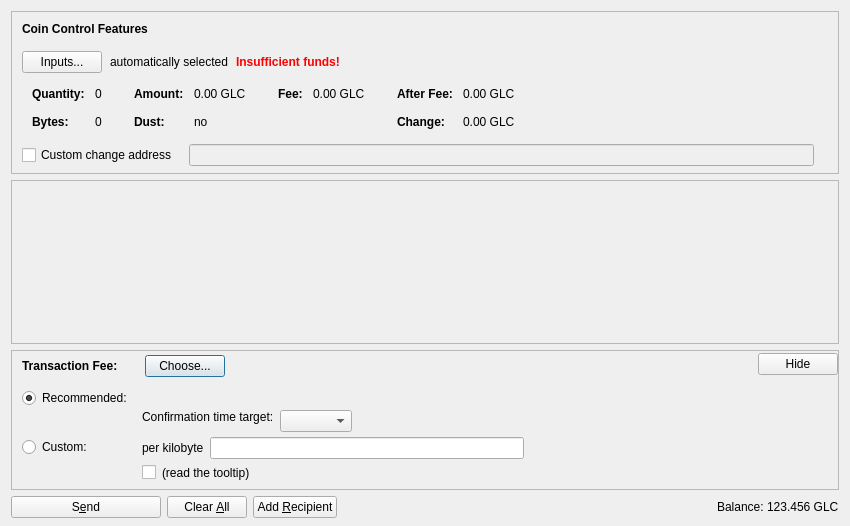
<?xml version="1.0" encoding="UTF-8"?>
<ui version="4.0">
 <class>SendCoinsDialog</class>
 <widget class="QDialog" name="SendCoinsDialog">
  <property name="geometry">
   <rect>
    <x>0</x>
    <y>0</y>
    <width>850</width>
    <height>526</height>
   </rect>
  </property>
  <property name="windowTitle">
   <string>Send Coins</string>
  </property>
  <layout class="QVBoxLayout" name="verticalLayout" stretch="0,1,0,0">
   <property name="bottomMargin">
    <number>8</number>
   </property>
   <item>
    <widget class="QFrame" name="frameCoinControl">
     <property name="sizePolicy">
      <sizepolicy hsizetype="Expanding" vsizetype="Expanding">
       <horstretch>0</horstretch>
       <verstretch>0</verstretch>
      </sizepolicy>
     </property>
     <property name="maximumSize">
      <size>
       <width>16777215</width>
       <height>16777215</height>
      </size>
     </property>
     <property name="frameShape">
      <enum>QFrame::StyledPanel</enum>
     </property>
     <property name="frameShadow">
      <enum>QFrame::Sunken</enum>
     </property>
     <layout class="QVBoxLayout" name="verticalLayoutCoinControl2">
      <property name="spacing">
       <number>0</number>
      </property>
      <property name="leftMargin">
       <number>0</number>
      </property>
      <property name="topMargin">
       <number>0</number>
      </property>
      <property name="rightMargin">
       <number>0</number>
      </property>
      <property name="bottomMargin">
       <number>6</number>
      </property>
      <item>
       <layout class="QVBoxLayout" name="verticalLayoutCoinControl" stretch="0,0,0,0,1">
        <property name="spacing">
         <number>0</number>
        </property>
        <property name="leftMargin">
         <number>10</number>
        </property>
        <property name="topMargin">
         <number>10</number>
        </property>
        <item>
         <layout class="QHBoxLayout" name="horizontalLayoutCoinControl1">
          <property name="bottomMargin">
           <number>15</number>
          </property>
          <item>
           <widget class="QLabel" name="labelCoinControlFeatures">
            <property name="sizePolicy">
             <sizepolicy hsizetype="Preferred" vsizetype="Maximum">
              <horstretch>0</horstretch>
              <verstretch>0</verstretch>
             </sizepolicy>
            </property>
            <property name="font">
             <font>
              <weight>75</weight>
              <bold>true</bold>
             </font>
            </property>
            <property name="styleSheet">
             <string notr="true">font-weight:bold;</string>
            </property>
            <property name="text">
             <string>Coin Control Features</string>
            </property>
           </widget>
          </item>
         </layout>
        </item>
        <item>
         <layout class="QHBoxLayout" name="horizontalLayoutCoinControl2" stretch="0,0,0,0">
          <property name="spacing">
           <number>8</number>
          </property>
          <property name="bottomMargin">
           <number>10</number>
          </property>
          <item>
           <widget class="QPushButton" name="pushButtonCoinControl">
            <property name="styleSheet">
             <string notr="true"/>
            </property>
            <property name="text">
             <string>Inputs...</string>
            </property>
            <property name="autoDefault">
             <bool>false</bool>
            </property>
           </widget>
          </item>
          <item>
           <widget class="QLabel" name="labelCoinControlAutomaticallySelected">
            <property name="text">
             <string>automatically selected</string>
            </property>
            <property name="margin">
             <number>5</number>
            </property>
           </widget>
          </item>
          <item>
           <widget class="QLabel" name="labelCoinControlInsuffFunds">
            <property name="font">
             <font>
              <weight>75</weight>
              <bold>true</bold>
             </font>
            </property>
            <property name="styleSheet">
             <string notr="true">color:red;font-weight:bold;</string>
            </property>
            <property name="text">
             <string>Insufficient funds!</string>
            </property>
            <property name="margin">
             <number>5</number>
            </property>
           </widget>
          </item>
          <item>
           <spacer name="horizontalSpacerCoinControl">
            <property name="orientation">
             <enum>Qt::Horizontal</enum>
            </property>
            <property name="sizeHint" stdset="0">
             <size>
              <width>40</width>
              <height>1</height>
             </size>
            </property>
           </spacer>
          </item>
         </layout>
        </item>
        <item>
         <widget class="QWidget" name="widgetCoinControl" native="true">
          <property name="sizePolicy">
           <sizepolicy hsizetype="Preferred" vsizetype="Preferred">
            <horstretch>0</horstretch>
            <verstretch>0</verstretch>
           </sizepolicy>
          </property>
          <property name="minimumSize">
           <size>
            <width>0</width>
            <height>0</height>
           </size>
          </property>
          <property name="styleSheet">
           <string notr="true"/>
          </property>
          <layout class="QHBoxLayout" name="horizontalLayoutCoinControl5">
           <property name="leftMargin">
            <number>0</number>
           </property>
           <property name="topMargin">
            <number>0</number>
           </property>
           <property name="rightMargin">
            <number>0</number>
           </property>
           <property name="bottomMargin">
            <number>0</number>
           </property>
           <item>
            <layout class="QHBoxLayout" name="horizontalLayoutCoinControl3" stretch="0,0,0,1">
             <property name="spacing">
              <number>20</number>
             </property>
             <property name="topMargin">
              <number>0</number>
             </property>
             <property name="bottomMargin">
              <number>10</number>
             </property>
             <item>
              <layout class="QFormLayout" name="formLayoutCoinControl1">
               <property name="horizontalSpacing">
                <number>10</number>
               </property>
               <property name="verticalSpacing">
                <number>14</number>
               </property>
               <property name="leftMargin">
                <number>10</number>
               </property>
               <property name="topMargin">
                <number>4</number>
               </property>
               <property name="rightMargin">
                <number>6</number>
               </property>
               <item row="0" column="0">
                <widget class="QLabel" name="labelCoinControlQuantityText">
                 <property name="font">
                  <font>
                   <weight>75</weight>
                   <bold>true</bold>
                  </font>
                 </property>
                 <property name="text">
                  <string>Quantity:</string>
                 </property>
                 <property name="margin">
                  <number>0</number>
                 </property>
                </widget>
               </item>
               <item row="0" column="1">
                <widget class="QLabel" name="labelCoinControlQuantity">
                 <property name="cursor">
                  <cursorShape>IBeamCursor</cursorShape>
                 </property>
                 <property name="contextMenuPolicy">
                  <enum>Qt::ActionsContextMenu</enum>
                 </property>
                 <property name="text">
                  <string notr="true">0</string>
                 </property>
                 <property name="margin">
                  <number>0</number>
                 </property>
                 <property name="textInteractionFlags">
                  <set>Qt::LinksAccessibleByMouse|Qt::TextSelectableByKeyboard|Qt::TextSelectableByMouse</set>
                 </property>
                </widget>
               </item>
               <item row="1" column="0">
                <widget class="QLabel" name="labelCoinControlBytesText">
                 <property name="font">
                  <font>
                   <weight>75</weight>
                   <bold>true</bold>
                  </font>
                 </property>
                 <property name="text">
                  <string>Bytes:</string>
                 </property>
                </widget>
               </item>
               <item row="1" column="1">
                <widget class="QLabel" name="labelCoinControlBytes">
                 <property name="cursor">
                  <cursorShape>IBeamCursor</cursorShape>
                 </property>
                 <property name="contextMenuPolicy">
                  <enum>Qt::ActionsContextMenu</enum>
                 </property>
                 <property name="text">
                  <string notr="true">0</string>
                 </property>
                 <property name="textInteractionFlags">
                  <set>Qt::LinksAccessibleByMouse|Qt::TextSelectableByKeyboard|Qt::TextSelectableByMouse</set>
                 </property>
                </widget>
               </item>
              </layout>
             </item>
             <item>
              <layout class="QFormLayout" name="formLayoutCoinControl2">
               <property name="horizontalSpacing">
                <number>10</number>
               </property>
               <property name="verticalSpacing">
                <number>14</number>
               </property>
               <property name="leftMargin">
                <number>6</number>
               </property>
               <property name="topMargin">
                <number>4</number>
               </property>
               <property name="rightMargin">
                <number>6</number>
               </property>
               <item row="0" column="0">
                <widget class="QLabel" name="labelCoinControlAmountText">
                 <property name="font">
                  <font>
                   <weight>75</weight>
                   <bold>true</bold>
                  </font>
                 </property>
                 <property name="text">
                  <string>Amount:</string>
                 </property>
                 <property name="margin">
                  <number>0</number>
                 </property>
                </widget>
               </item>
               <item row="0" column="1">
                <widget class="QLabel" name="labelCoinControlAmount">
                 <property name="cursor">
                  <cursorShape>IBeamCursor</cursorShape>
                 </property>
                 <property name="contextMenuPolicy">
                  <enum>Qt::ActionsContextMenu</enum>
                 </property>
                 <property name="text">
                  <string notr="true">0.00 GLC</string>
                 </property>
                 <property name="textInteractionFlags">
                  <set>Qt::LinksAccessibleByMouse|Qt::TextSelectableByKeyboard|Qt::TextSelectableByMouse</set>
                 </property>
                </widget>
               </item>
               <item row="1" column="0">
                <widget class="QLabel" name="labelCoinControlLowOutputText">
                 <property name="font">
                  <font>
                   <weight>75</weight>
                   <bold>true</bold>
                  </font>
                 </property>
                 <property name="text">
                  <string>Dust:</string>
                 </property>
                </widget>
               </item>
               <item row="1" column="1">
                <widget class="QLabel" name="labelCoinControlLowOutput">
                 <property name="cursor">
                  <cursorShape>IBeamCursor</cursorShape>
                 </property>
                 <property name="contextMenuPolicy">
                  <enum>Qt::ActionsContextMenu</enum>
                 </property>
                 <property name="text">
                  <string notr="true">no</string>
                 </property>
                 <property name="textInteractionFlags">
                  <set>Qt::LinksAccessibleByMouse|Qt::TextSelectableByKeyboard|Qt::TextSelectableByMouse</set>
                 </property>
                </widget>
               </item>
              </layout>
             </item>
             <item>
              <layout class="QFormLayout" name="formLayoutCoinControl3">
               <property name="horizontalSpacing">
                <number>10</number>
               </property>
               <property name="verticalSpacing">
                <number>14</number>
               </property>
               <property name="leftMargin">
                <number>6</number>
               </property>
               <property name="topMargin">
                <number>4</number>
               </property>
               <property name="rightMargin">
                <number>6</number>
               </property>
               <item row="0" column="0">
                <widget class="QLabel" name="labelCoinControlFeeText">
                 <property name="font">
                  <font>
                   <weight>75</weight>
                   <bold>true</bold>
                  </font>
                 </property>
                 <property name="text">
                  <string>Fee:</string>
                 </property>
                 <property name="margin">
                  <number>0</number>
                 </property>
                </widget>
               </item>
               <item row="0" column="1">
                <widget class="QLabel" name="labelCoinControlFee">
                 <property name="cursor">
                  <cursorShape>IBeamCursor</cursorShape>
                 </property>
                 <property name="contextMenuPolicy">
                  <enum>Qt::ActionsContextMenu</enum>
                 </property>
                 <property name="text">
                  <string notr="true">0.00 GLC</string>
                 </property>
                 <property name="textInteractionFlags">
                  <set>Qt::LinksAccessibleByMouse|Qt::TextSelectableByKeyboard|Qt::TextSelectableByMouse</set>
                 </property>
                </widget>
               </item>
              </layout>
             </item>
             <item>
              <layout class="QFormLayout" name="formLayoutCoinControl4">
               <property name="horizontalSpacing">
                <number>10</number>
               </property>
               <property name="verticalSpacing">
                <number>14</number>
               </property>
               <property name="leftMargin">
                <number>6</number>
               </property>
               <property name="topMargin">
                <number>4</number>
               </property>
               <property name="rightMargin">
                <number>6</number>
               </property>
               <item row="0" column="0">
                <widget class="QLabel" name="labelCoinControlAfterFeeText">
                 <property name="font">
                  <font>
                   <weight>75</weight>
                   <bold>true</bold>
                  </font>
                 </property>
                 <property name="text">
                  <string>After Fee:</string>
                 </property>
                 <property name="margin">
                  <number>0</number>
                 </property>
                </widget>
               </item>
               <item row="0" column="1">
                <widget class="QLabel" name="labelCoinControlAfterFee">
                 <property name="cursor">
                  <cursorShape>IBeamCursor</cursorShape>
                 </property>
                 <property name="contextMenuPolicy">
                  <enum>Qt::ActionsContextMenu</enum>
                 </property>
                 <property name="text">
                  <string notr="true">0.00 GLC</string>
                 </property>
                 <property name="textInteractionFlags">
                  <set>Qt::LinksAccessibleByMouse|Qt::TextSelectableByKeyboard|Qt::TextSelectableByMouse</set>
                 </property>
                </widget>
               </item>
               <item row="1" column="0">
                <widget class="QLabel" name="labelCoinControlChangeText">
                 <property name="font">
                  <font>
                   <weight>75</weight>
                   <bold>true</bold>
                  </font>
                 </property>
                 <property name="text">
                  <string>Change:</string>
                 </property>
                </widget>
               </item>
               <item row="1" column="1">
                <widget class="QLabel" name="labelCoinControlChange">
                 <property name="cursor">
                  <cursorShape>IBeamCursor</cursorShape>
                 </property>
                 <property name="contextMenuPolicy">
                  <enum>Qt::ActionsContextMenu</enum>
                 </property>
                 <property name="text">
                  <string notr="true">0.00 GLC</string>
                 </property>
                 <property name="textInteractionFlags">
                  <set>Qt::LinksAccessibleByMouse|Qt::TextSelectableByKeyboard|Qt::TextSelectableByMouse</set>
                 </property>
                </widget>
               </item>
              </layout>
             </item>
            </layout>
           </item>
          </layout>
         </widget>
        </item>
        <item>
         <layout class="QHBoxLayout" name="horizontalLayoutCoinControl4" stretch="0,0,0">
          <property name="spacing">
           <number>12</number>
          </property>
          <property name="sizeConstraint">
           <enum>QLayout::SetDefaultConstraint</enum>
          </property>
          <property name="topMargin">
           <number>5</number>
          </property>
          <property name="rightMargin">
           <number>5</number>
          </property>
          <item>
           <widget class="QCheckBox" name="checkBoxCoinControlChange">
            <property name="toolTip">
             <string>If this is activated, but the change address is empty or invalid, change will be sent to a newly generated address.</string>
            </property>
            <property name="text">
             <string>Custom change address</string>
            </property>
           </widget>
          </item>
          <item>
           <widget class="QValidatedLineEdit" name="lineEditCoinControlChange">
            <property name="enabled">
             <bool>false</bool>
            </property>
            <property name="sizePolicy">
             <sizepolicy hsizetype="Expanding" vsizetype="Fixed">
              <horstretch>0</horstretch>
              <verstretch>0</verstretch>
             </sizepolicy>
            </property>
           </widget>
          </item>
          <item>
           <widget class="QLabel" name="labelCoinControlChangeLabel">
            <property name="sizePolicy">
             <sizepolicy hsizetype="Preferred" vsizetype="Expanding">
              <horstretch>0</horstretch>
              <verstretch>0</verstretch>
             </sizepolicy>
            </property>
            <property name="minimumSize">
             <size>
              <width>0</width>
              <height>0</height>
             </size>
            </property>
            <property name="text">
             <string/>
            </property>
            <property name="margin">
             <number>3</number>
            </property>
           </widget>
          </item>
         </layout>
        </item>
        <item>
         <spacer name="verticalSpacerCoinControl">
          <property name="orientation">
           <enum>Qt::Vertical</enum>
          </property>
          <property name="sizeHint" stdset="0">
           <size>
            <width>800</width>
            <height>1</height>
           </size>
          </property>
         </spacer>
        </item>
       </layout>
      </item>
     </layout>
    </widget>
   </item>
   <item>
    <widget class="QScrollArea" name="scrollArea">
     <property name="widgetResizable">
      <bool>true</bool>
     </property>
     <widget class="QWidget" name="scrollAreaWidgetContents">
      <property name="geometry">
       <rect>
        <x>0</x>
        <y>0</y>
        <width>830</width>
        <height>104</height>
       </rect>
      </property>
      <layout class="QVBoxLayout" name="verticalLayout_2" stretch="0,1">
       <property name="leftMargin">
        <number>0</number>
       </property>
       <property name="topMargin">
        <number>0</number>
       </property>
       <property name="rightMargin">
        <number>0</number>
       </property>
       <property name="bottomMargin">
        <number>0</number>
       </property>
       <item>
        <layout class="QVBoxLayout" name="entries">
         <property name="spacing">
          <number>6</number>
         </property>
        </layout>
       </item>
       <item>
        <spacer name="verticalSpacer">
         <property name="orientation">
          <enum>Qt::Vertical</enum>
         </property>
         <property name="sizeHint" stdset="0">
          <size>
           <width>20</width>
           <height>40</height>
          </size>
         </property>
        </spacer>
       </item>
      </layout>
     </widget>
    </widget>
   </item>
   <item>
    <widget class="QFrame" name="frameFee">
     <property name="sizePolicy">
      <sizepolicy hsizetype="Expanding" vsizetype="Expanding">
       <horstretch>0</horstretch>
       <verstretch>0</verstretch>
      </sizepolicy>
     </property>
     <property name="maximumSize">
      <size>
       <width>16777215</width>
       <height>16777215</height>
      </size>
     </property>
     <property name="frameShape">
      <enum>QFrame::StyledPanel</enum>
     </property>
     <property name="frameShadow">
      <enum>QFrame::Sunken</enum>
     </property>
     <layout class="QVBoxLayout" name="verticalLayoutFee1">
      <property name="spacing">
       <number>0</number>
      </property>
      <property name="leftMargin">
       <number>0</number>
      </property>
      <property name="topMargin">
       <number>0</number>
      </property>
      <property name="rightMargin">
       <number>0</number>
      </property>
      <property name="bottomMargin">
       <number>0</number>
      </property>
      <item>
       <layout class="QVBoxLayout" name="verticalLayoutFee2" stretch="0,0,0">
        <property name="spacing">
         <number>0</number>
        </property>
        <property name="leftMargin">
         <number>10</number>
        </property>
        <property name="topMargin">
         <number>0</number>
        </property>
        <item>
         <layout class="QHBoxLayout" name="horizontalLayoutFee1">
          <property name="bottomMargin">
           <number>0</number>
          </property>
          <item>
           <layout class="QVBoxLayout" name="verticalLayoutFee7">
            <property name="spacing">
             <number>0</number>
            </property>
            <item>
             <spacer name="verticalSpacerSmartFee">
              <property name="orientation">
               <enum>Qt::Vertical</enum>
              </property>
              <property name="sizeType">
               <enum>QSizePolicy::Fixed</enum>
              </property>
              <property name="sizeHint" stdset="0">
               <size>
                <width>1</width>
                <height>4</height>
               </size>
              </property>
             </spacer>
            </item>
            <item>
             <layout class="QHBoxLayout" name="horizontalLayoutSmartFee">
              <property name="spacing">
               <number>10</number>
              </property>
              <item>
               <widget class="QLabel" name="labelFeeHeadline">
                <property name="sizePolicy">
                 <sizepolicy hsizetype="Preferred" vsizetype="Maximum">
                  <horstretch>0</horstretch>
                  <verstretch>0</verstretch>
                 </sizepolicy>
                </property>
                <property name="font">
                 <font>
                  <weight>75</weight>
                  <bold>true</bold>
                 </font>
                </property>
                <property name="styleSheet">
                 <string notr="true">font-weight:bold;</string>
                </property>
                <property name="text">
                 <string>Transaction Fee:</string>
                </property>
               </widget>
              </item>
              <item>
               <widget class="QLabel" name="labelFeeMinimized">
                <property name="text">
                 <string/>
                </property>
               </widget>
              </item>
              <item>
               <widget class="QPushButton" name="buttonChooseFee">
                <property name="text">
                 <string>Choose...</string>
                </property>
               </widget>
              </item>
             </layout>
            </item>
            <item>
             <spacer name="verticalSpacer_5">
              <property name="orientation">
               <enum>Qt::Vertical</enum>
              </property>
              <property name="sizeHint" stdset="0">
               <size>
                <width>1</width>
                <height>1</height>
               </size>
              </property>
             </spacer>
            </item>
           </layout>
          </item>
          <item>
           <widget class="QLabel" name="fallbackFeeWarningLabel">
            <property name="toolTip">
             <string>Using the fallbackfee can result in sending a transaction that will take several hours or days (or never) to confirm. Consider choosing your fee manually or wait until you have validated the complete chain.</string>
            </property>
            <property name="font">
            <font>
                <weight>75</weight>
                <bold>true</bold>
            </font>
            </property>
            <property name="text">
             <string></string>
            </property>
            <property name="wordWrap">
             <bool>false</bool>
            </property>
           </widget>
          </item>
          <item>
           <spacer name="horizontalSpacer_4">
            <property name="orientation">
             <enum>Qt::Horizontal</enum>
            </property>
            <property name="sizeType">
             <enum>QSizePolicy::MinimumExpanding</enum>
            </property>
            <property name="sizeHint" stdset="0">
             <size>
              <width>40</width>
              <height>20</height>
             </size>
            </property>
           </spacer>
          </item>
          <item>
           <widget class="QPushButton" name="buttonMinimizeFee">
            <property name="toolTip">
             <string>collapse fee-settings</string>
            </property>
            <property name="text">
             <string>Hide</string>
            </property>
           </widget>
          </item>
         </layout>
        </item>
        <item>
         <widget class="QFrame" name="frameFeeSelection">
          <layout class="QVBoxLayout" name="verticalLayoutFee12">
           <property name="spacing">
            <number>0</number>
           </property>
           <property name="leftMargin">
            <number>0</number>
           </property>
           <property name="topMargin">
            <number>0</number>
           </property>
           <property name="rightMargin">
            <number>0</number>
           </property>
           <property name="bottomMargin">
            <number>0</number>
           </property>
           <item>
            <layout class="QGridLayout" name="gridLayoutFee">
             <property name="topMargin">
              <number>10</number>
             </property>
             <property name="bottomMargin">
              <number>4</number>
             </property>
             <property name="horizontalSpacing">
              <number>10</number>
             </property>
             <property name="verticalSpacing">
              <number>4</number>
             </property>
             <item row="1" column="1">
              <layout class="QVBoxLayout" name="verticalLayoutFee8">
               <property name="spacing">
                <number>6</number>
               </property>
               <item>
                <layout class="QHBoxLayout" name="horizontalLayoutFee13">
                 <item>
                  <widget class="QLabel" name="labelCustomPerKilobyte">
                   <property name="toolTip">
                    <string>Specify a custom fee per kB (1,000 bytes) of the transaction's virtual size.

Note:  Since the fee is calculated on a per-byte basis, a fee of "100 satoshis per kB" for a transaction size of 500 bytes (half of 1 kB) would ultimately yield a fee of only 50 satoshis.</string>
                   </property>
                   <property name="text">
                    <string>per kilobyte</string>
                   </property>
                  </widget>
                 </item>
                 <item>
                  <widget class="BitcoinAmountField" name="customFee"/>
                 </item>
                 <item>
                  <spacer name="horizontalSpacer_6">
                   <property name="orientation">
                    <enum>Qt::Horizontal</enum>
                   </property>
                   <property name="sizeHint" stdset="0">
                    <size>
                     <width>1</width>
                     <height>1</height>
                    </size>
                   </property>
                  </spacer>
                 </item>
                </layout>
               </item>
               <item>
                <layout class="QHBoxLayout" name="horizontalLayoutFee8">
                 <item>
                  <widget class="QCheckBox" name="checkBoxMinimumFee">
                   <property name="toolTip">
                    <string>Paying only the minimum fee is just fine as long as there is less transaction volume than space in the blocks. But be aware that this can end up in a never confirming transaction once there is more demand for goldcoin transactions than the network can process.</string>
                   </property>
                   <property name="text">
                    <string/>
                   </property>
                  </widget>
                 </item>
                 <item>
                  <widget class="QLabel" name="labelMinFeeWarning">
                   <property name="enabled">
                    <bool>true</bool>
                   </property>
                   <property name="toolTip">
                    <string>Paying only the minimum fee is just fine as long as there is less transaction volume than space in the blocks. But be aware that this can end up in a never confirming transaction once there is more demand for goldcoin transactions than the network can process.</string>
                   </property>
                   <property name="text">
                    <string>(read the tooltip)</string>
                   </property>
                   <property name="margin">
                    <number>5</number>
                   </property>
                  </widget>
                 </item>
                 <item>
                  <spacer name="horizontalSpacer_2">
                   <property name="orientation">
                    <enum>Qt::Horizontal</enum>
                   </property>
                   <property name="sizeHint" stdset="0">
                    <size>
                     <width>1</width>
                     <height>1</height>
                    </size>
                   </property>
                  </spacer>
                 </item>
                </layout>
               </item>
              </layout>
             </item>
             <item row="0" column="0">
              <layout class="QVBoxLayout" name="verticalLayoutFee4" stretch="0,1">
               <item>
                <widget class="QRadioButton" name="radioSmartFee">
                 <property name="text">
                  <string>Recommended:</string>
                 </property>
                 <property name="checked">
                  <bool>true</bool>
                 </property>
                 <attribute name="buttonGroup">
                  <string notr="true">groupFee</string>
                 </attribute>
                </widget>
               </item>
               <item>
                <spacer name="verticalSpacer_2">
                 <property name="orientation">
                  <enum>Qt::Vertical</enum>
                 </property>
                 <property name="sizeHint" stdset="0">
                  <size>
                   <width>1</width>
                   <height>1</height>
                  </size>
                 </property>
                </spacer>
               </item>
              </layout>
             </item>
             <item row="1" column="0">
              <layout class="QVBoxLayout" name="verticalLayoutFee9" stretch="0,1">
               <item>
                <widget class="QRadioButton" name="radioCustomFee">
                 <property name="text">
                  <string>Custom:</string>
                 </property>
                 <attribute name="buttonGroup">
                  <string notr="true">groupFee</string>
                 </attribute>
                </widget>
               </item>
               <item>
                <spacer name="verticalSpacer_6">
                 <property name="orientation">
                  <enum>Qt::Vertical</enum>
                 </property>
                 <property name="sizeHint" stdset="0">
                  <size>
                   <width>1</width>
                   <height>1</height>
                  </size>
                 </property>
                </spacer>
               </item>
              </layout>
             </item>
             <item row="0" column="1">
              <layout class="QVBoxLayout" name="verticalLayoutFee3" stretch="0,0,1">
               <property name="spacing">
                <number>6</number>
               </property>
               <property name="topMargin">
                <number>2</number>
               </property>
               <item>
                <layout class="QHBoxLayout" name="horizontalLayoutFee12">
                 <item>
                  <widget class="QLabel" name="labelSmartFee">
                   <property name="text">
                    <string/>
                   </property>
                   <property name="margin">
                    <number>2</number>
                   </property>
                  </widget>
                 </item>
                 <item>
                  <widget class="QLabel" name="labelFeeEstimation">
                   <property name="text">
                    <string/>
                   </property>
                  </widget>
                 </item>
                 <item>
                  <widget class="QLabel" name="labelSmartFee2">
                   <property name="text">
                    <string></string>
                   </property>
                   <property name="margin">
                    <number>2</number>
                   </property>
                  </widget>
                 </item>
                 <item>
                  <spacer name="horizontalSpacer_5">
                   <property name="orientation">
                    <enum>Qt::Horizontal</enum>
                   </property>
                   <property name="sizeHint" stdset="0">
                    <size>
                     <width>1</width>
                     <height>1</height>
                    </size>
                   </property>
                  </spacer>
                 </item>
                </layout>
               </item>
               <item>
                <layout class="QHBoxLayout" name="horizontalLayoutFee9">
                 <item>
                  <layout class="QVBoxLayout" name="verticalLayoutFee6">
                   <item>
                    <widget class="QLabel" name="labelSmartFee3">
                     <property name="text">
                      <string>Confirmation time target:</string>
                     </property>
                     <property name="margin">
                      <number>2</number>
                     </property>
                    </widget>
                   </item>
                   <item>
                    <spacer name="verticalSpacer_3">
                     <property name="orientation">
                      <enum>Qt::Vertical</enum>
                     </property>
                     <property name="sizeHint" stdset="0">
                      <size>
                       <width>1</width>
                       <height>1</height>
                      </size>
                     </property>
                    </spacer>
                   </item>
                  </layout>
                 </item>
                 <item>
                  <layout class="QVBoxLayout" name="verticalLayoutFee5">
                   <property name="rightMargin">
                    <number>30</number>
                   </property>
                   <item>
                    <layout class="QHBoxLayout" name="horizontalLayoutConfTarget">
                     <property name="bottomMargin">
                      <number>0</number>
                     </property>
                     <item>
                      <widget class="QComboBox" name="confTargetSelector"/>
                     </item>
                     <item>
                      <spacer name="horizontalSpacerConfTarget">
                       <property name="orientation">
                        <enum>Qt::Horizontal</enum>
                       </property>
                       <property name="sizeHint" stdset="0">
                        <size>
                         <width>40</width>
                         <height>20</height>
                        </size>
                       </property>
                      </spacer>
                     </item>
                    </layout>
                   </item>
                  </layout>
                 </item>
                </layout>
               </item>
               <item>
                <spacer name="verticalSpacer_4">
                 <property name="orientation">
                  <enum>Qt::Vertical</enum>
                 </property>
                 <property name="sizeHint" stdset="0">
                  <size>
                   <width>1</width>
                   <height>1</height>
                  </size>
                 </property>
                </spacer>
               </item>
              </layout>
             </item>
            </layout>
           </item>
          </layout>
         </widget>
        </item>
        <item>
         <spacer name="verticalSpacerFee">
          <property name="orientation">
           <enum>Qt::Vertical</enum>
          </property>
          <property name="sizeHint" stdset="0">
           <size>
            <width>40</width>
            <height>5</height>
           </size>
          </property>
         </spacer>
        </item>
       </layout>
      </item>
     </layout>
    </widget>
   </item>
   <item>
    <layout class="QHBoxLayout" name="horizontalLayout">
     <item>
      <widget class="QPushButton" name="sendButton">
       <property name="minimumSize">
        <size>
         <width>150</width>
         <height>0</height>
        </size>
       </property>
       <property name="toolTip">
        <string>Confirm the send action</string>
       </property>
       <property name="text">
        <string>S&amp;end</string>
       </property>
       <property name="icon">
        <iconset resource="../bitcoin.qrc">
         <normaloff>:/icons/send</normaloff>:/icons/send</iconset>
       </property>
       <property name="autoDefault">
        <bool>false</bool>
       </property>
       <property name="default">
        <bool>false</bool>
       </property>
      </widget>
     </item>
     <item>
      <widget class="QPushButton" name="clearButton">
       <property name="sizePolicy">
        <sizepolicy hsizetype="Minimum" vsizetype="Fixed">
         <horstretch>0</horstretch>
         <verstretch>0</verstretch>
        </sizepolicy>
       </property>
       <property name="toolTip">
        <string>Clear all fields of the form.</string>
       </property>
       <property name="text">
        <string>Clear &amp;All</string>
       </property>
       <property name="icon">
        <iconset resource="../bitcoin.qrc">
         <normaloff>:/icons/remove</normaloff>:/icons/remove</iconset>
       </property>
       <property name="autoDefault">
        <bool>false</bool>
       </property>
      </widget>
     </item>
     <item>
      <widget class="QPushButton" name="addButton">
       <property name="toolTip">
        <string>Send to multiple recipients at once</string>
       </property>
       <property name="text">
        <string>Add &amp;Recipient</string>
       </property>
       <property name="icon">
        <iconset resource="../bitcoin.qrc">
         <normaloff>:/icons/add</normaloff>:/icons/add</iconset>
       </property>
       <property name="autoDefault">
        <bool>false</bool>
       </property>
      </widget>
     </item>
     <item>
      <spacer name="horizontalSpacer">
       <property name="orientation">
        <enum>Qt::Horizontal</enum>
       </property>
       <property name="sizeHint" stdset="0">
        <size>
         <width>40</width>
         <height>20</height>
        </size>
       </property>
      </spacer>
     </item>
     <item>
      <layout class="QHBoxLayout" name="horizontalLayout_2">
       <property name="spacing">
        <number>3</number>
       </property>
       <item>
        <widget class="QLabel" name="label">
         <property name="sizePolicy">
          <sizepolicy hsizetype="Preferred" vsizetype="Fixed">
           <horstretch>0</horstretch>
           <verstretch>0</verstretch>
          </sizepolicy>
         </property>
         <property name="text">
          <string>Balance:</string>
         </property>
        </widget>
       </item>
       <item>
        <widget class="QLabel" name="labelBalance">
         <property name="sizePolicy">
          <sizepolicy hsizetype="Preferred" vsizetype="Fixed">
           <horstretch>0</horstretch>
           <verstretch>0</verstretch>
          </sizepolicy>
         </property>
         <property name="cursor">
          <cursorShape>IBeamCursor</cursorShape>
         </property>
         <property name="text">
          <string notr="true">123.456 GLC</string>
         </property>
         <property name="textInteractionFlags">
          <set>Qt::LinksAccessibleByMouse|Qt::TextSelectableByKeyboard|Qt::TextSelectableByMouse</set>
         </property>
        </widget>
       </item>
      </layout>
     </item>
    </layout>
   </item>
  </layout>
 </widget>
 <customwidgets>
  <customwidget>
   <class>QValidatedLineEdit</class>
   <extends>QLineEdit</extends>
   <header>qt/qvalidatedlineedit.h</header>
  </customwidget>
  <customwidget>
   <class>BitcoinAmountField</class>
   <extends>QLineEdit</extends>
   <header>qt/bitcoinamountfield.h</header>
   <container>1</container>
  </customwidget>
 </customwidgets>
 <resources>
  <include location="../bitcoin.qrc"/>
 </resources>
 <connections/>
 <buttongroups>
  <buttongroup name="groupFee"/>
 </buttongroups>
</ui>
